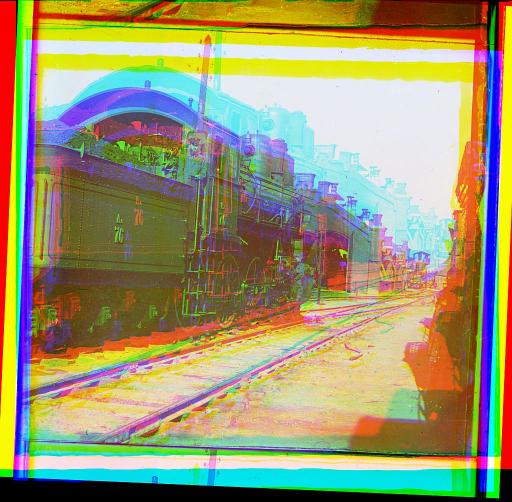
#> input picture images/locomotive.jpg, 1024 x 1004 px (shown at 1/2 size)
$ jupyter execute --allow-errors Registration.ipynb   (shell and % lines are left out)   (Python 2 division)   (older library calls are emulated)
#> lines starting #> are read from the running program, lines starting #| are printed output that depends on the picture; long printed decimals are rounded
### myshow.py
import SimpleITK as sitk
import matplotlib.pyplot as plt

from ipywidgets import interact, interactive
from ipywidgets import widgets

def myshow(img, title=None, margin=0.05, dpi=80):
    # Convert non-SITK array to SITK
    if not isinstance(img, sitk.Image):
        img = sitk.GetImageFromArray(img)

    nda = sitk.GetArrayFromImage(img)

    spacing = img.GetSpacing()
    slicer = False

    if nda.ndim == 3:
        # fastest dim, either component or x
        c = nda.shape[-1]

        # the the number of components is 3 or 4 consider it an RGB image
        if not c in (3,4):
            slicer = True

    elif nda.ndim == 4:
        c = nda.shape[-1]

        if not c in (3,4):
            raise Runtime("Unable to show 3D-vector Image")

        # take a z-slice
        slicer = True

    if (slicer):
        ysize = nda.shape[1]
        xsize = nda.shape[2]
    else:
        ysize = nda.shape[0]
        xsize = nda.shape[1]


    # Make a figure big enough to accomodate an axis of xpixels by ypixels
    # as well as the ticklabels, etc...
    figsize = (1 + margin) * ysize / dpi, (1 + margin) * xsize / dpi
    # [20 lines left out: function callback, not called in this run]

    if slicer:
        interact(callback, z=(0,nda.shape[0]-1))
    else:
        callback()

# [39 lines left out: function myshow3d, not called in this run]

### Registration.ipynb
[cell 1]
import matplotlib.pyplot as plt
from myshow import myshow
import numpy as np

[cell 2]
# OpenCV
# source: https://www.learnopencv.com/image-alignment-ecc-in-opencv-c-python/
import cv2

def get_gradient(im) :
    # Calculate the x and y gradients using Sobel operator
    grad_x = cv2.Sobel(im, cv2.CV_32F, 1, 0, ksize=3)
    grad_y = cv2.Sobel(im, cv2.CV_32F, 0, 1, ksize=3)
    # Combine the two gradients
    grad = cv2.addWeighted(np.absolute(grad_x), 0.5, np.absolute(grad_y), 0.5, 0)
    return grad


# Read 8-bit color image.
# This is an image in which the three channels are concatenated vertically.
im_color = cv2.imread("images/locomotive.jpg", cv2.IMREAD_COLOR);
#> im_color is the input picture: shape (1004, 1024, 3); mean B, G, R 111.1, 151.2, 156.1
im_color = im_color[200:800, 200:800, :]
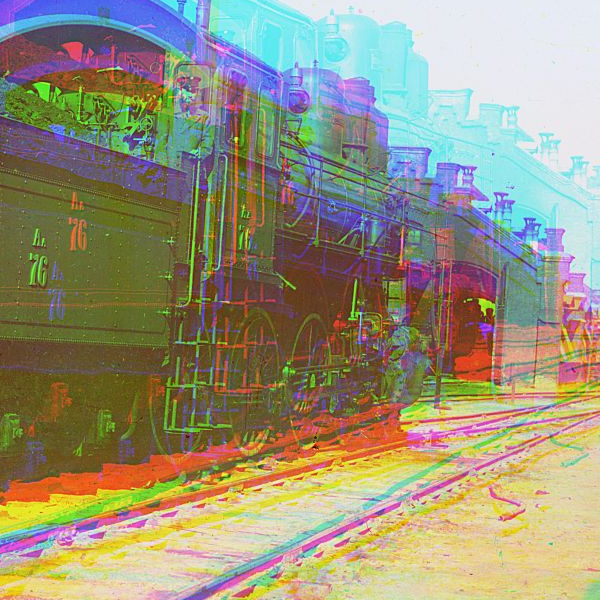
#> im_color: shape (600, 600, 3); mean B, G, R 122.4, 147.3, 153.1
im = cv2.imread("images/locomotive.jpg", cv2.IMREAD_GRAYSCALE);
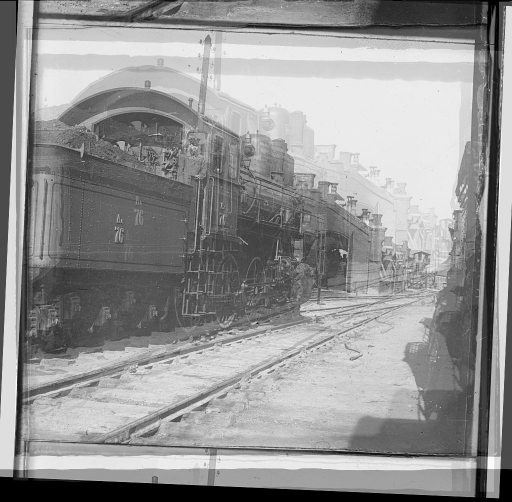
#> im: shape (1004, 1024) (shown at 1/2 size); min 0, max 255, mean 148
im = im[200:800, 200:800]
#> im: shape (600, 600)
# Find the width and height of the color image
height, width = im.shape
#> height = 600; width = 600

# Allocate space for aligned image
im_aligned = np.zeros((height, width, 3), dtype=np.uint8)

# The blue and green channels will be aligned to the red channel.
im_aligned[:, :, 2] = im_color[:, :, 2]

<a href="http://docs.opencv.org/master/dc/d6b/group__video__track.html#ga8d00a609cfb78d81b39ecd57f023fa6c">OpenCV Motion models</a>

[cell 3]
# Define motion model
warp_mode = cv2.MOTION_TRANSLATION  #  HOMOGRAPHY

# Set the warp matrix to identity.
if warp_mode == cv2.MOTION_HOMOGRAPHY:
   warp_matrix = np.eye(3, 3, dtype=np.float32)
else:
   warp_matrix = np.eye(2, 3, dtype=np.float32)

# Set the stopping criteria for the algorithm.
criteria = (cv2.TERM_CRITERIA_EPS | cv2.TERM_CRITERIA_COUNT, 500, 1e-12)

# Warp the blue and green channels to the red channel
for i in xrange(0, 2):
    (cc, warp_matrix) = cv2.findTransformECC(get_gradient(im_color[:, :, 2]),
                                             get_gradient(im_color[:, :, i]),
                                             warp_matrix,
                                             warp_mode,
                                             criteria)
    warp_matrix[:,2] *= 37.  # magic
    if warp_mode == cv2.MOTION_HOMOGRAPHY:
        # Use Perspective warp when the transformation is a Homography
        im_aligned[:, :, i] = cv2.warpPerspective(im_color[:, :, i],
                                                  warp_matrix,
                                                  (width, height),
                                                  flags=cv2.INTER_LINEAR + cv2.WARP_INVERSE_MAP)
    else:
        # Use Affine warp when the transformation is not a Homography
        im_aligned[:, :, i] = cv2.warpAffine(im_color[:, :, i],
                                             warp_matrix,
                                             (width, height),
                                             flags=cv2.INTER_LINEAR + cv2.WARP_INVERSE_MAP);
    print warp_matrix
#> this loop made 2 passes
#> cc on passes 1 to 2: 0.489, 0.608
#| [[ 1.          0.         -0.3205]
#|  [ 0.          1.          9.590  ]]
#| [[1.        0.        1.881 ]
#|  [0.        1.        1.480]]
#> pass 1, in get_gradient, `grad = cv2.addWeighted(np.absolute(grad_x), 0.5, np.absolute(grad_y), ..`:
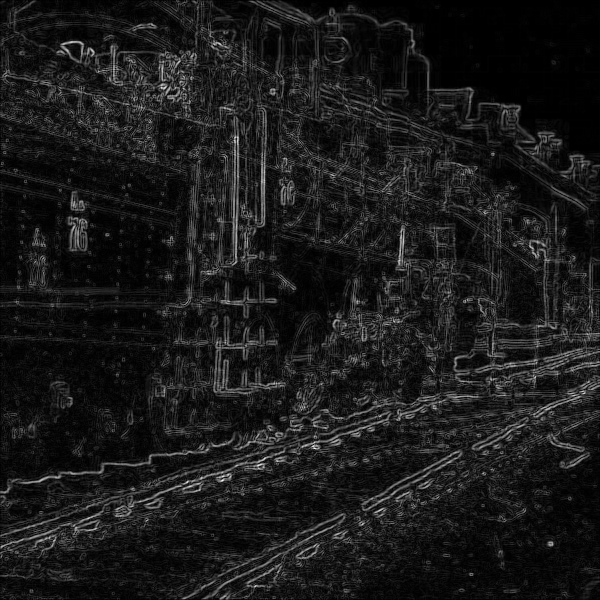
#> grad: shape (600, 600) float32; min 0, max 468, mean 48.5; drawn with min black and max white
#> pass 1, in get_gradient (call 2), `grad_x = cv2.Sobel(im, cv2.CV_32F, 1, 0, ksize=3)`:
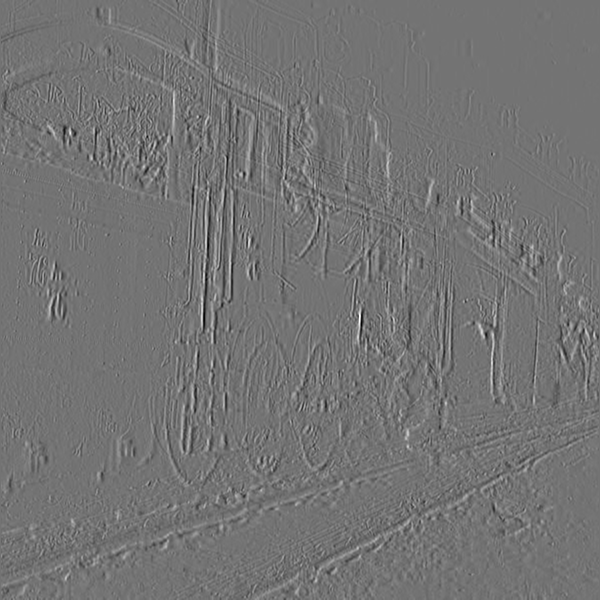
#> grad_x: shape (600, 600) float32; min -737, max 886, mean 1.4; drawn with min black and max white
#> after the loop:
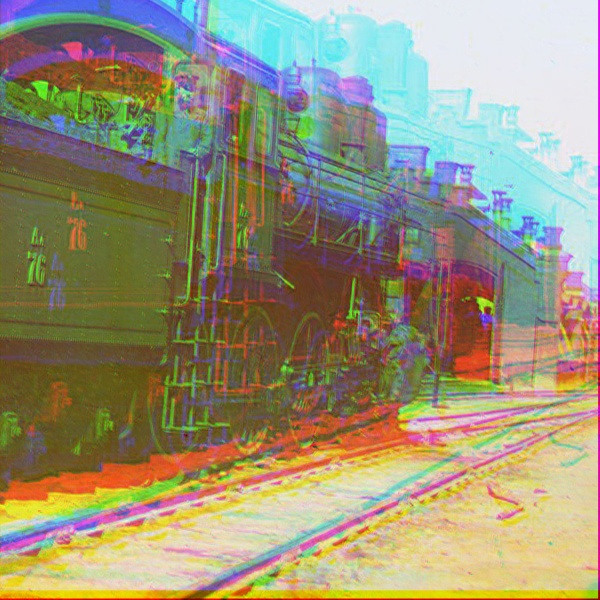
#> im_aligned: shape (600, 600, 3); mean B, G, R 118.5, 146.5, 153.1
#> after the loop, warp_matrix = [[1, 0, 1.88], [0, 1, 1.48]]

#> (a cell that did not finish here is left out)

myshow(im_aligned, title="Aligned Image")

[cell 5]
import SimpleITK as sitk

#> (the rest of this cell did not finish here and is left out)

#> (a cell that did not finish here is left out)

#> (a cell that did not finish here is left out)

#> (a cell that did not finish here is left out)

[cell 9]
# scikit-image
from skimage.feature import register_translation
from skimage.transform import warp, EuclideanTransform
import skimage.io as skio

img = skio.imread('images/locomotive.jpg')
fixed = img[200:800, 200:800, 0]
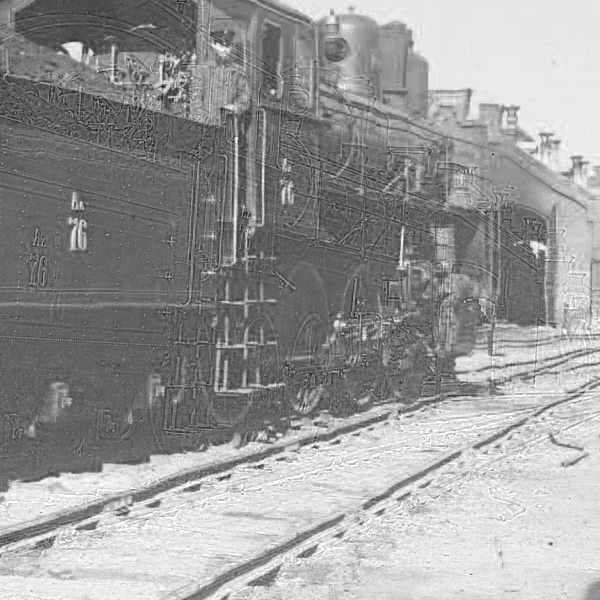
#> fixed: shape (600, 600); min 0, max 255, mean 153.1
output = np.empty(list(fixed.shape) + [3], dtype=fixed.dtype)
output[:,:,0] = fixed
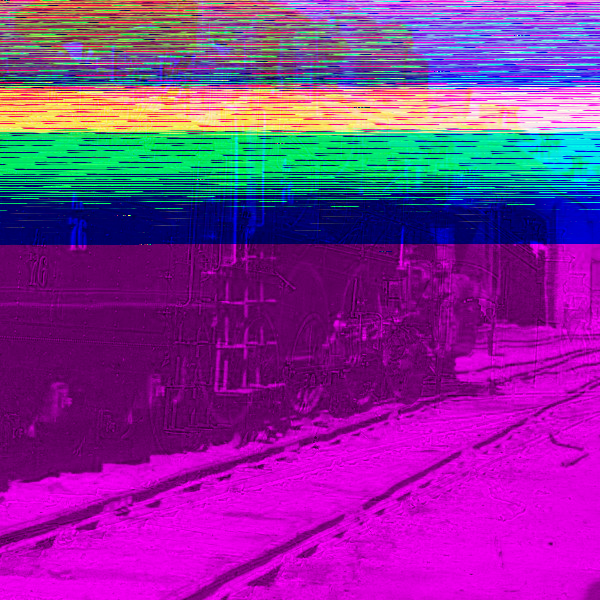
#> output: shape (600, 600, 3); mean of channels 0, 1, 2 153.1, 47.3, 133.1; drawn as B, G, R
for i in range(1, 3):
    moving = np.asarray(img[200:800, 200:800, i], dtype=np.float) # What happens if you don't cast to float?
    shifts, err, phasediff = register_translation(fixed, moving, space='real')
    output[:,:,i] = warp(moving, EuclideanTransform(translation=shifts))
#> this loop made 2 passes
#> (shifts, err, phasediff) on passes 1 to 2: ([0, 0], 1, 1.44e-19), ([0, 0], 1, 1.06e-19)
#> pass 1, `moving = np.asarray(img[200:800, 200:800, i], dtype=np.float) # What h..`:
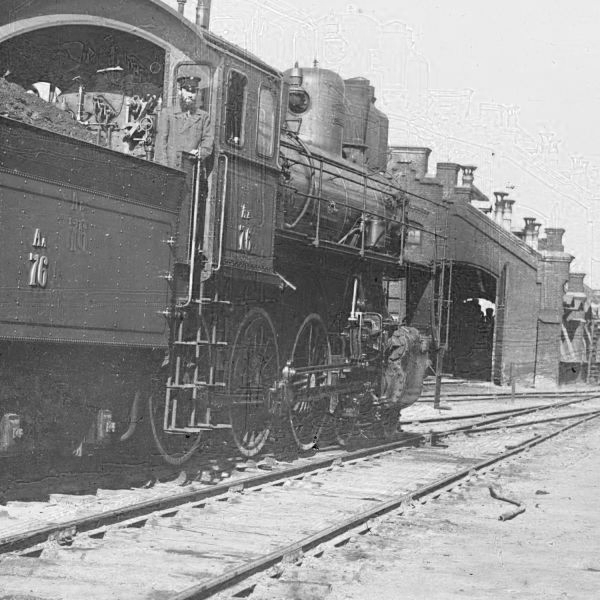
#> moving: shape (600, 600) float64; min 0, max 255, mean 147.3
#> pass 2, `moving = np.asarray(img[200:800, 200:800, i], dtype=np.float) # What h..`:
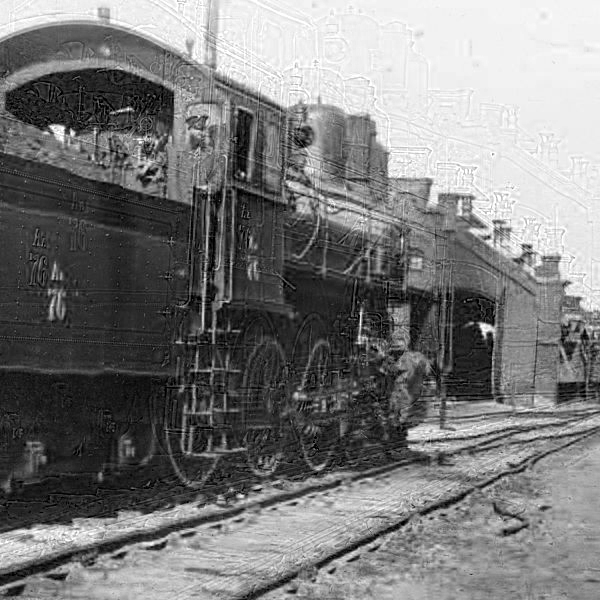
#> moving: shape (600, 600) float64; min 0, max 255, mean 122.4
#> after the loop:
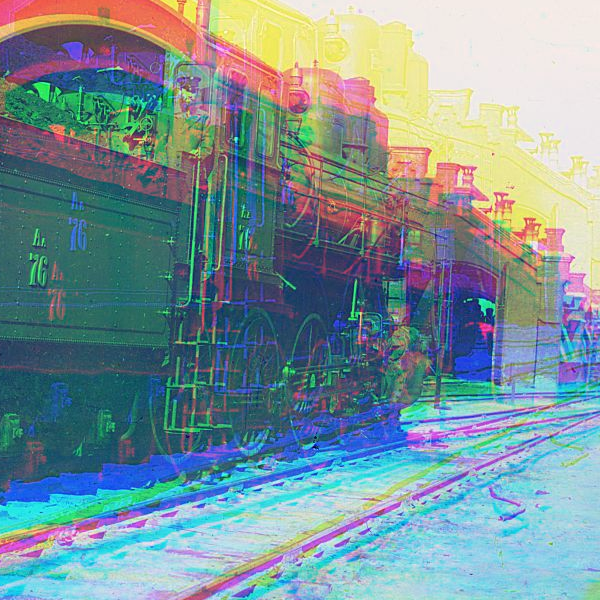
#> output: shape (600, 600, 3); mean of channels 0, 1, 2 153.1, 147.3, 122.4; drawn as B, G, R
#> (the rest of this cell did not finish here and is left out)

$ run again, with images/dojo.jpg copied over images/locomotive.jpg
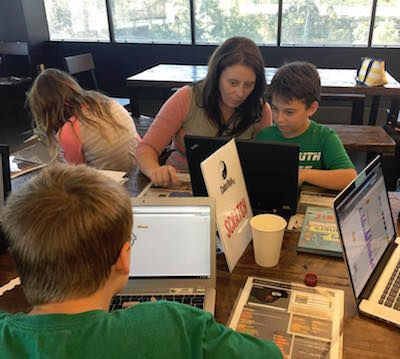
#> input picture images/dojo.jpg, 400 x 359 px
#> im_color is the input picture: shape (359, 400, 3); mean B, G, R 82.3, 100.6, 111.9
#> im_color: shape (159, 200, 3)
#> the loop `for i in xrange(0, 2):` made 2 passes
#> cc on passes 1 to 2: 0.942, 0.973
#> (printed output is left out)
#> after the loop `for i in xrange(0, 2):`:
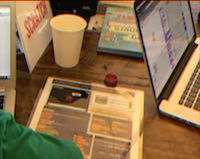
#> im_aligned: shape (159, 200, 3); mean B, G, R 76.9, 113.3, 142
#> after the loop `for i in xrange(0, 2):`: warp_matrix = [[1, 0, -0.017], [0, 1, -0.579]]
#> the loop `for i in range(1, 3):` made 2 passes
#> (shifts, err, phasediff) on passes 1 to 2: ([0, 0], 1, 5.14e-19), ([0, 0], 1, 2.41e-19)
#> after the loop `for i in range(1, 3):`:
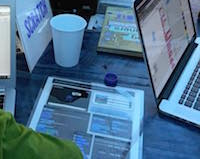
#> output: shape (159, 200, 3); mean of channels 0, 1, 2 142, 113.7, 77.6; drawn as B, G, R
